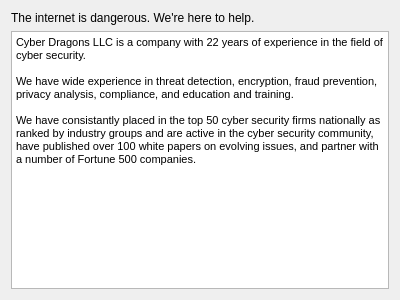
<?xml version="1.0" encoding="UTF-8"?>
<ui version="4.0">
 <class>SalesPitch</class>
 <widget class="QDialog" name="SalesPitch">
  <property name="geometry">
   <rect>
    <x>0</x>
    <y>0</y>
    <width>400</width>
    <height>300</height>
   </rect>
  </property>
  <property name="windowTitle">
   <string>Dialog</string>
  </property>
  <layout class="QVBoxLayout" name="verticalLayout">
   <item>
    <widget class="QLabel" name="label">
     <property name="text">
      <string>The internet is dangerous. We're here to help.</string>
     </property>
    </widget>
   </item>
   <item>
    <widget class="QTextBrowser" name="textBrowser">
     <property name="html">
      <string>&lt;!DOCTYPE HTML PUBLIC &quot;-//W3C//DTD HTML 4.0//EN&quot; &quot;http://www.w3.org/TR/REC-html40/strict.dtd&quot;&gt;
&lt;html&gt;&lt;head&gt;&lt;meta name=&quot;qrichtext&quot; content=&quot;1&quot; /&gt;&lt;style type=&quot;text/css&quot;&gt;
p, li { white-space: pre-wrap; }
&lt;/style&gt;&lt;/head&gt;&lt;body style=&quot; font-family:'MS Shell Dlg 2'; font-size:8.25pt; font-weight:400; font-style:normal;&quot;&gt;
&lt;p style=&quot; margin-top:0px; margin-bottom:0px; margin-left:0px; margin-right:0px; -qt-block-indent:0; text-indent:0px;&quot;&gt;&lt;span style=&quot; font-size:8pt;&quot;&gt;Cyber Dragons LLC is a company with 22 years of experience in the field of cyber security.  &lt;/span&gt;&lt;/p&gt;
&lt;p style=&quot;-qt-paragraph-type:empty; margin-top:0px; margin-bottom:0px; margin-left:0px; margin-right:0px; -qt-block-indent:0; text-indent:0px; font-size:8pt;&quot;&gt;&lt;br /&gt;&lt;/p&gt;
&lt;p style=&quot; margin-top:0px; margin-bottom:0px; margin-left:0px; margin-right:0px; -qt-block-indent:0; text-indent:0px;&quot;&gt;&lt;span style=&quot; font-size:8pt;&quot;&gt;We have wide experience in threat detection, encryption, fraud prevention, privacy analysis, compliance, and education and training.  &lt;/span&gt;&lt;/p&gt;
&lt;p style=&quot;-qt-paragraph-type:empty; margin-top:0px; margin-bottom:0px; margin-left:0px; margin-right:0px; -qt-block-indent:0; text-indent:0px; font-size:8pt;&quot;&gt;&lt;br /&gt;&lt;/p&gt;
&lt;p style=&quot; margin-top:0px; margin-bottom:0px; margin-left:0px; margin-right:0px; -qt-block-indent:0; text-indent:0px;&quot;&gt;&lt;span style=&quot; font-size:8pt;&quot;&gt;We have consistantly placed in the top 50 cyber security firms nationally as ranked by industry groups and are active in the cyber security community, have published over 100 white papers on evolving issues, and partner with a number of Fortune 500 companies. &lt;/span&gt;&lt;/p&gt;&lt;/body&gt;&lt;/html&gt;</string>
     </property>
    </widget>
   </item>
  </layout>
 </widget>
 <resources/>
 <connections/>
</ui>
